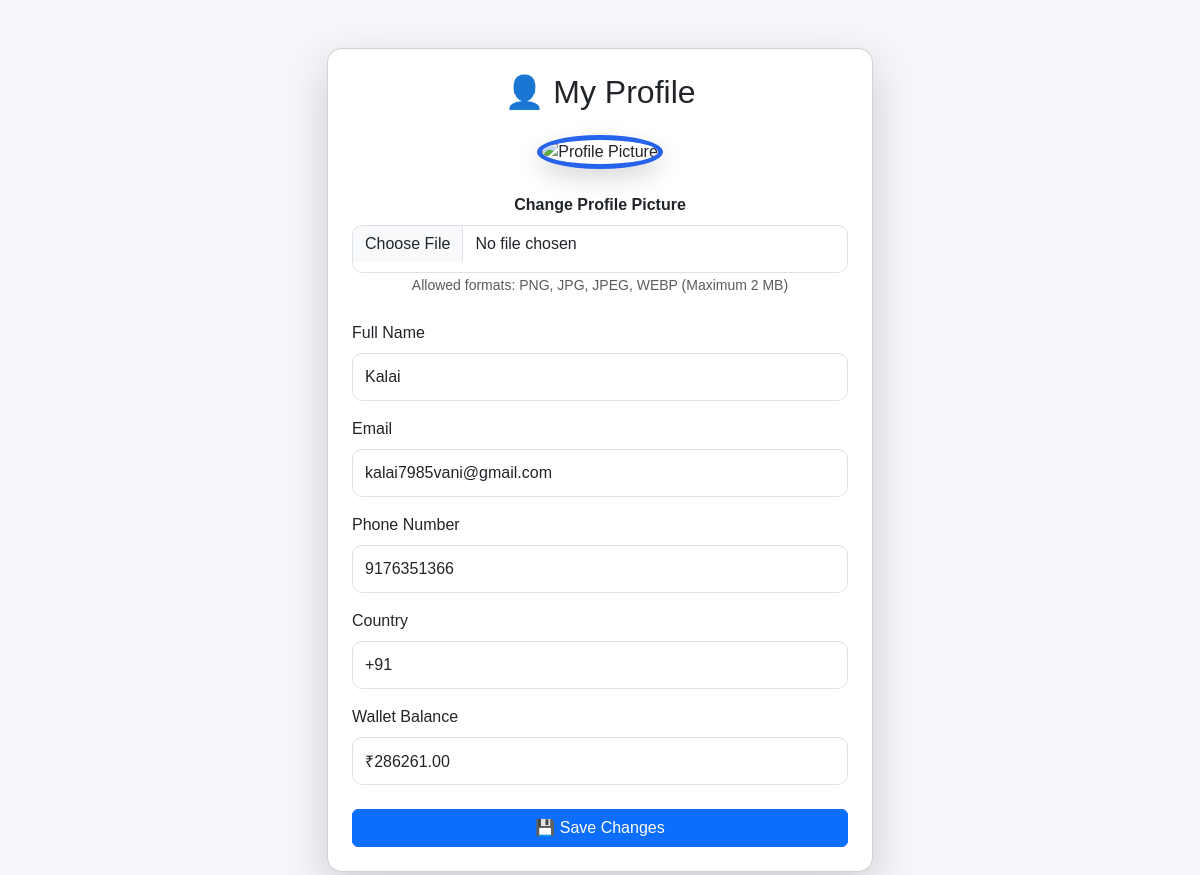
Screenshot of /profile (signed in) with the database file from the repository.
### tables this page shows
CREATE TABLE users(

        id INTEGER PRIMARY KEY AUTOINCREMENT,

        fullname TEXT NOT NULL,

        email TEXT NOT NULL UNIQUE,

        country TEXT NOT NULL,

        phone TEXT NOT NULL UNIQUE,

        password TEXT NOT NULL,

        created_at TIMESTAMP DEFAULT CURRENT_TIMESTAMP

    , "balance_name" INTEGER, balance REAL DEFAULT 0.00, profile_image TEXT, upi_pin TEXT, failed_attempts INTEGER DEFAULT 0, lock_until TEXT);

### app.py (the view, shortened to what this page needs)
@app.route("/profile", methods=["GET","POST"])
def profile():
    if "user_id" not in session:
        return redirect(url_for("login"))
    conn = get_db_connection()
    cursor = conn.cursor()
    cursor.execute("""

        SELECT
            fullname,
            email,
            phone,
            country,
            balance,
            profile_image

        FROM users

        WHERE id=?

    """,(session["user_id"],))
    user = cursor.fetchone()
    conn.close()
    return render_template(
        "profile.html",
        user=user
    )

### app.py (called while the page is built)
@app.before_request
def check_session_timeout():
    if request.endpoint in ["login", "register", "static"]:
        return
    if "user_id" in session:
        current_time = time.time()
        last_activity = session.get("last_activity", current_time)
        if current_time - last_activity > SESSION_TIMEOUT:
            session.clear()
            return redirect(url_for("login"))
        session["last_activity"] = current_time

def get_db_connection():
    conn = sqlite3.connect(
        DATABASE,
        timeout=30,
        check_same_thread=False
    )
    conn.row_factory = sqlite3.Row
    return conn

### templates/profile.html (shortened to what this page needs)
{% extends "base.html" %}
{% block content %}
<div class="container mt-5">
    <div class="row justify-content-center">
        <div class="col-lg-6">
            <div class="card shadow-lg p-4">
                <h2 class="text-center mb-4">
                    👤 My Profile
                </h2>
                <div class="text-center mb-4">
                    <img
                        src="{{ url_for('static', filename='images/avatar.png') }}"
                        alt="Profile Picture"
                        class="profile-avatar">
                </div>
                <form
                    action="{{ url_for('profile') }}"
                    method="POST"
                    enctype="multipart/form-data">
                    <div class="mb-4 text-center">
                        <label class="form-label fw-bold">
                            Change Profile Picture
                        </label>
                        <input
                            type="file"
                            name="profile_image"
                            class="form-control"
                            accept=".png,.jpg,.jpeg,.webp">
                        <small class="text-muted">
                            Allowed formats:
                            PNG, JPG, JPEG, WEBP
                            (Maximum 2 MB)
                        </small>
                    </div>
                    <div class="mb-3">
                        <label class="form-label">
                            Full Name
                        </label>
                        <input
                            type="text"
                            name="fullname"
                            class="form-control"
                            value="{{ user['fullname'] }}"
                            required>
                    </div>
                    <div class="mb-3">
                        <label class="form-label">
                            Email
                        </label>
                        <input
                            type="email"
                            class="form-control"
                            value="{{ user['email'] }}"
                            readonly>
                    </div>
                    <div class="mb-3">
                        <label class="form-label">
                            Phone Number
                        </label>
                        <input
                            type="text"
                            name="phone"
                            class="form-control"
                            value="{{ user['phone'] }}"
                            required>
                    </div>
                    <div class="mb-3">
                        <label class="form-label">
                            Country
                        </label>
                        <input
                            type="text"
                            name="country"
                            class="form-control"
                            value="{{ user['country'] }}"
                            required>
                    </div>
                    <div class="mb-4">
                        <label class="form-label">
                            Wallet Balance
                        </label>
                        <input
                            type="text"
                            class="form-control"
                            value="₹{{ '%.2f'|format(user['balance']) }}"
                            readonly>
                    </div>
                    <button
                        type="submit"
                        class="btn btn-primary w-100">
                        💾 Save Changes
                    </button>
                </form>
            </div>
        </div>
    </div>
</div>
{% endblock %}

### static/css/style.css (style rules this page uses)
:root { --primary: #2563eb; --secondary: #1e40af; --accent: #10b981; --light: #f8fafc; --dark: #1f2937; --gray: #6b7280; }
body { margin: 0; font-family: Arial, Helvetica, sans-serif; background: var(--light); color: var(--dark); }

### static/css/auth.css (style rules this page uses)
* { margin:0; padding:0; box-sizing:border-box; }
.form-control { height:48px; border-radius:10px; }

### static/css/dashboard.css (style rules this page uses)
* { margin:0; padding:0; box-sizing:border-box; }
body { background:#f5f7fb; font-family:Arial, Helvetica, sans-serif; }
.card { background:white; border-radius:15px; box-shadow:0 8px 20px rgba(0,0,0,.08); margin-bottom:30px; }
.profile-avatar { width:150px; height:150px; border-radius:50%; object-fit:cover; border:5px solid #2563eb; box-shadow:0 10px 25px rgba(0,0,0,.15); transition:.3s; }

### rows the page displays
users: fullname "Kalai", email "kalai7985vani@gmail.com", phone "9176351366", country "+91", balance "₹286261.00"
